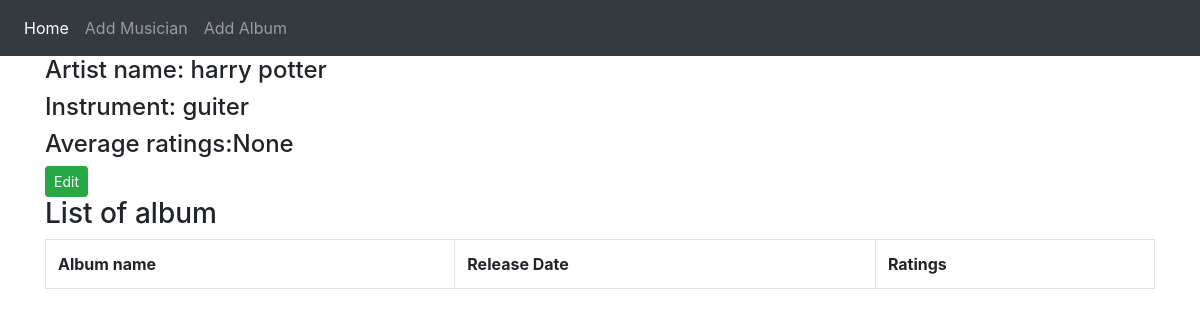
Screenshot of /album_list/1/ with the database file from the repository.
### First_app/models.py (models this page shows, shortened)
class Musician(models.Model):
    first_name = models.CharField(max_length = 50, null = True)
    last_name = models.CharField(max_length = 50, blank = True)
    instruments = models.CharField(max_length = 100)

### First_app/views.py (the view)
# urls.py: path('album_list/<int:artist_id>/', views.album_list, name='album_list'),
def album_list(request, artist_id):
    artist_info = Musician.objects.get(pk=artist_id)
    album_list = Album.objects.filter(artist=artist_id).order_by('name')
    artist_rating = Album.objects.filter(artist=artist_id).aggregate(Avg('num_stars'))
    diction = {'title':'List of album','artist_info': artist_info, 'album_list': album_list, 'artist_rating': artist_rating}
    return render(request, 'First_app/album_list.html', context=diction)

### templates/First_app/album_list.html (shortened to what this page needs)
<!DOCTYPE html>
{% extends "First_app/base.html" %}
{% block body_block %}
<h4>Artist name: {{artist_info.first_name}} {{artist_info.last_name}} </h4>
<h4>Instrument: {{artist_info.instruments}} </h4>
<h4>Average ratings:{{artist_rating.num_stars__avg}}</h4>
<a href="{% url 'First_app:edit_artist' artist_id=artist_info.id %}" class="btn btn-success btn-sm">Edit</a>
<h3>List of album</h3>
<table class="table table-bordered">
  <tr>
    <th>Album name</th>
    <th>Release Date</th>
    <th>Ratings</th>
  </tr>
</table>
{%  endblock %}

### rows the page displays
Musician: first_name "harry", last_name "potter", instruments "guiter"

### other values shown
{{ artist_rating.num_stars__avg }} "None"
